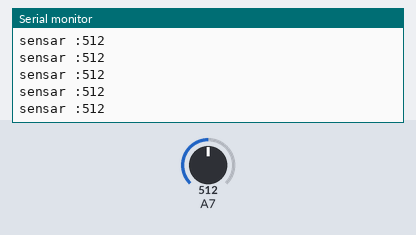
Recording of a sketch running on a simulated Arduino Uno, built with avr-gcc and run on an emulated ATmega328P. Parts: the last lines printed to the serial monitor. The test bench sets the inputs (shaded band); at power-on: A7 = 512.

Above: at 1.2 s.
1.3 s: A7 set to 716
At 1.31 s:
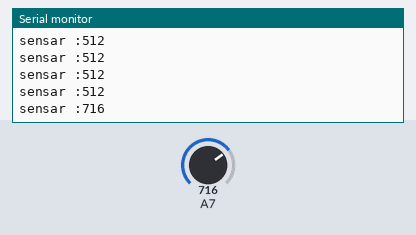
2.8 s: A7 set to 900
At 2.82 s:
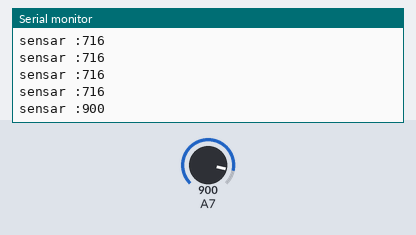
Timing chart, 0 to 5.8 s (numbered marks = the images above; inputs shaded):
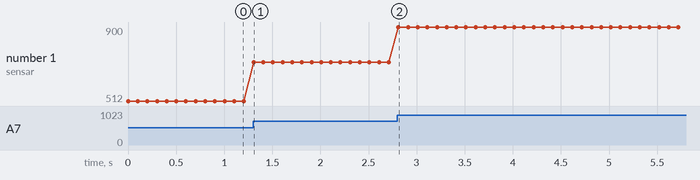

The sketch:

sketch_ex_sensar1.ino
```cpp
int sd1,sd2,sd3,sd4,sd5;    //センサー読み取り用

void setup() {


  //PCとの通信を開始
  Serial.begin(115200);
  Serial.print("sensar");
  Serial.println();
}

void loop() {

  sd1 = analogRead(7);
 // sd2 = analogRead(39);
  //sd3 = analogRead(34);
  //sd4 = analogRead(35);
  //sd5 = analogRead(32);

  Serial.print("sensar :");
  Serial.print(sd1);
  Serial.println();

  delay(100);           //100ms待つ
}
```

Measured:
- after the input at 1.3 s, the serial monitor: prints a new line at once (image 1)
- after the input at 2.8 s, the serial monitor: prints a new line at once (image 2)
- plotted number 1: 512 → 716 after the input at 1.3 s, 716 → 900 after the input at 2.8 s
